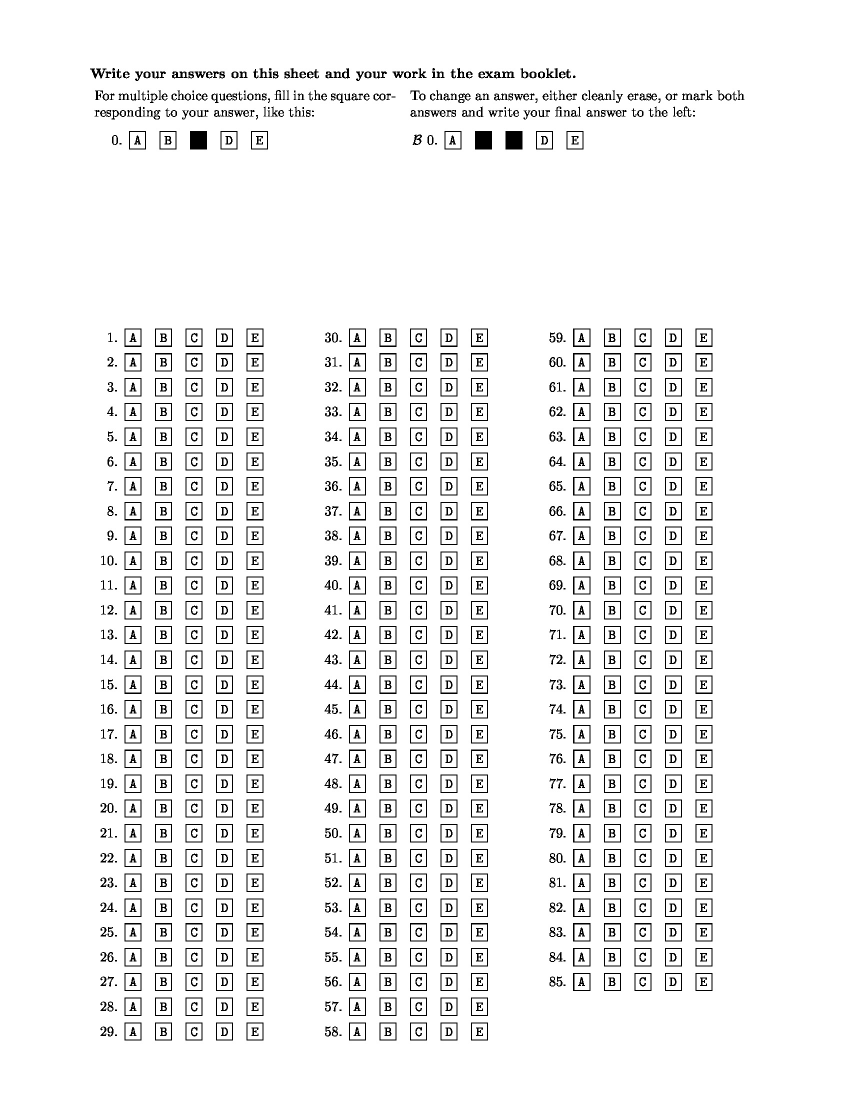
#> input picture a1_autograding_files/blank_form.jpg, 1700 x 2200 px, found by its file name (shown at 1/2 size)
$ jupyter execute --allow-errors inject_extract.ipynb
#> lines starting #> are read from the running program, lines starting #| are printed output that depends on the picture
#> (a cell that did not finish here is left out)

#> (a cell that did not finish here is left out)

[cell 3]
list_encoded = []
#> (the rest of this cell did not finish here and is left out)

[cell 4]
list_encoded

[cell 5]
import numpy as np
from PIL import Image
np_arr_mcq = np.ones((85,5))
print(np_arr_mcq.shape)

[cell 6]
for idx1, chars in enumerate(list_encoded):
    for char in chars:
         np_arr_mcq[idx1,char] = 200

[cell 7]
np_arr_mcq

[cell 8]
img_encode = Image.fromarray(np_arr_mcq)

[cell 9]
import matplotlib.pyplot as plt
plt.figure(figsize = (3,8),dpi = 100)
plt.imshow(img_encode)
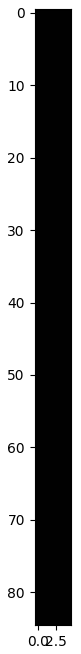
#> figure drawn by matplotlib, 1 panel

[cell 10]
from PIL import ImageOps
blank_form_img = Image.open("blank_form.jpg")
#> blank_form_img is the input picture: PIL image 1700x2200 RGB; min 0, max 255, mean 240.4
gray_image = ImageOps.grayscale(blank_form_img)
gray_img_arr = np.array(gray_image)

[cell 11]
gray_img_arr[2000:2085,1600:1605] = img_encode
#> gray_img_arr: shape (2200, 1700); min 0, max 255, mean 240.4

[cell 12]
plt.figure(figsize = (18,18),dpi = 100)
plt.imshow(gray_img_arr,cmap = 'gray')

[cell 13]
gray_img_pil = Image.fromarray(gray_img_arr)
gray_img_pil.save("barcoded_img.jpg")

[cell 14]
barcoded_img = Image.open("barcoded_img.jpg")

[cell 15]
barcoded_image = ImageOps.grayscale(barcoded_img)
barcoded_img_arr = np.array(barcoded_image)

[cell 16]
barcoded_img_arr[2000:2085,1600:1605][barcoded_img_arr[2000:2085,1600:1605] > 100] = 200
barcoded_img_arr[2000:2085,1600:1605][barcoded_img_arr[2000:2085,1600:1605] < 100] = 1
#> barcoded_img_arr: shape (2200, 1700); min 0, max 255, mean 240.2

[cell 17]
barcoded_img_arr[2000:2085,1600:1605]
#> Out = 85 rows, first 6: [1, 1, 1, 1, 1], [1, 1, 1, 1, 1], [1, 1, 1, 1, 1], [1, 1, 1, 1, 1], [1, 1, 1, 1, 1], [1, 1, 1, 1, 1]

[cell 18]
comparison = np_arr_mcq == barcoded_img_arr[2000:2085,1600:1605]
#> comparison = 85 rows, first 6: [True, True, True, True, True], [True, True, True, True, True], [True, True, True, True, True], [True, True, True, True, True], [True, True, True, True, True], [True, True, True, True, True]
equal_arrays = comparison.all()
#> equal_arrays = True
print(equal_arrays)
#| True

[cell 19]
barcode = barcoded_img_arr[2000:2085,1600:1605]
#> barcode has the same summary as Out
dict_reverse = {0:'A',1:'B',2:'C',3:'D',4:'E'}
list_final_ans = []
for i in range(85):
    str_init = ''
    for j in range(5):
        if barcode[i,j] == 200:
            str_init+=dict_reverse[j]
    list_final_ans.append(str_init)

[cell 20]
list_final_ans

[cell 21]
extract_text = open("extract.txt",'w')
for idx,ans in enumerate(list_final_ans):
    extract_text.write(f"{idx+1} {ans}\n")
extract_text.close()
